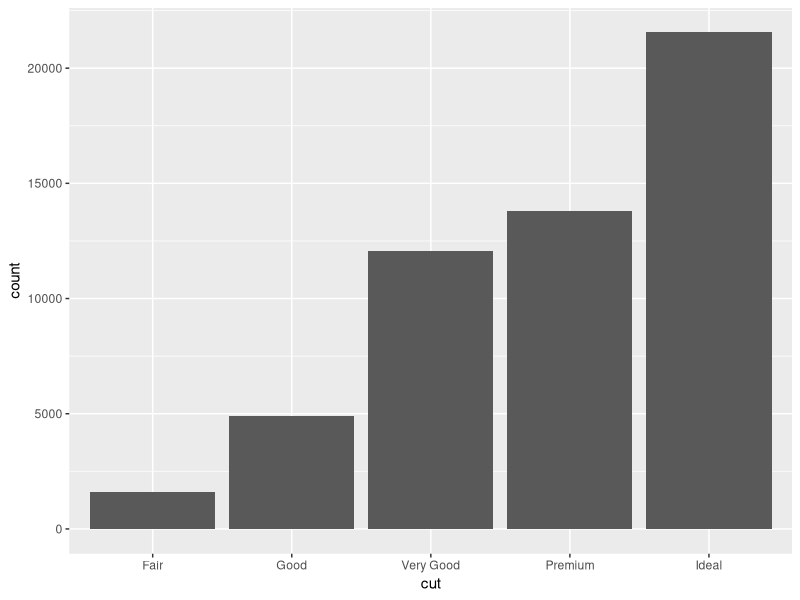
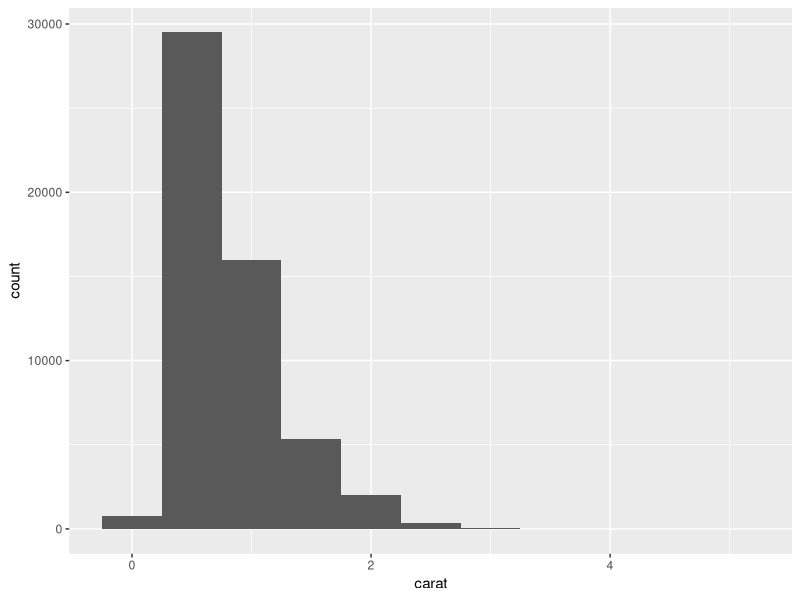
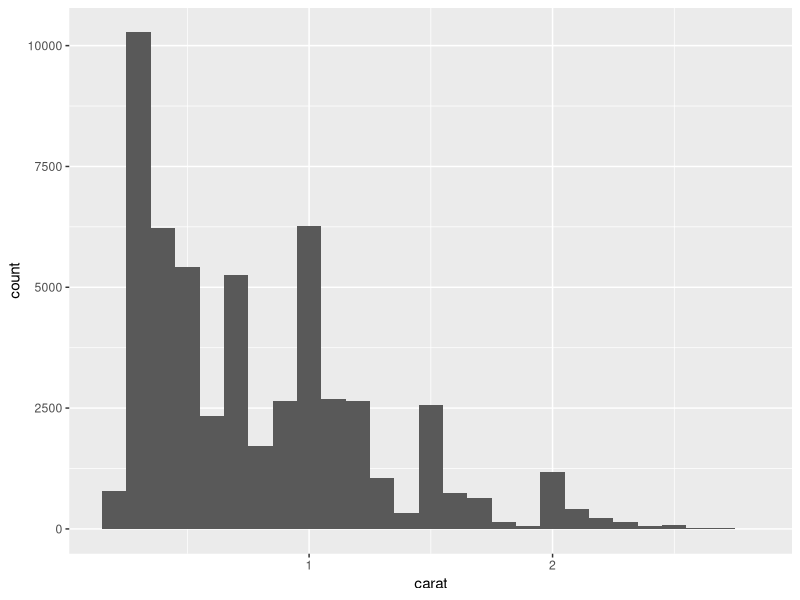
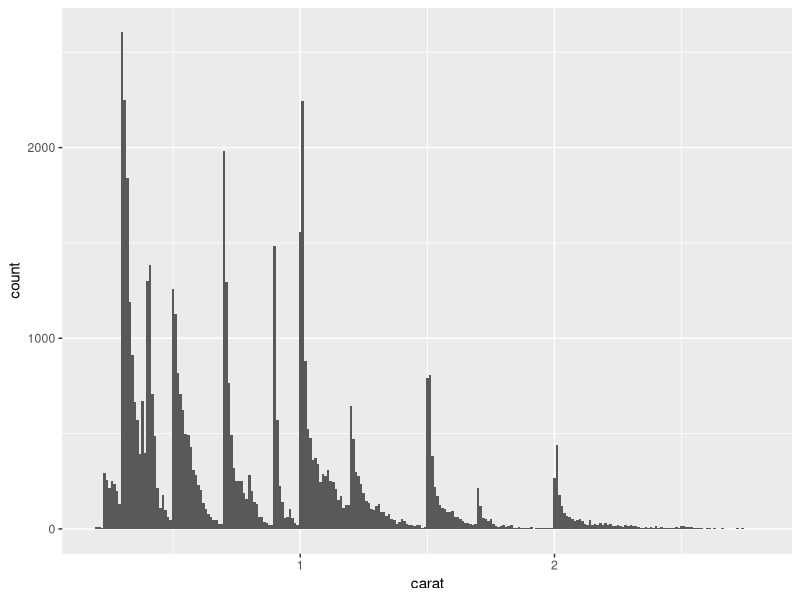
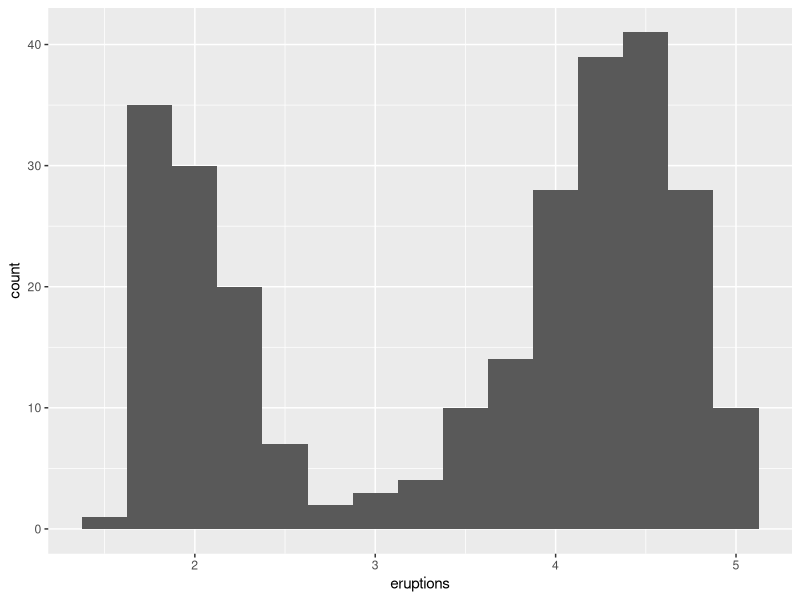
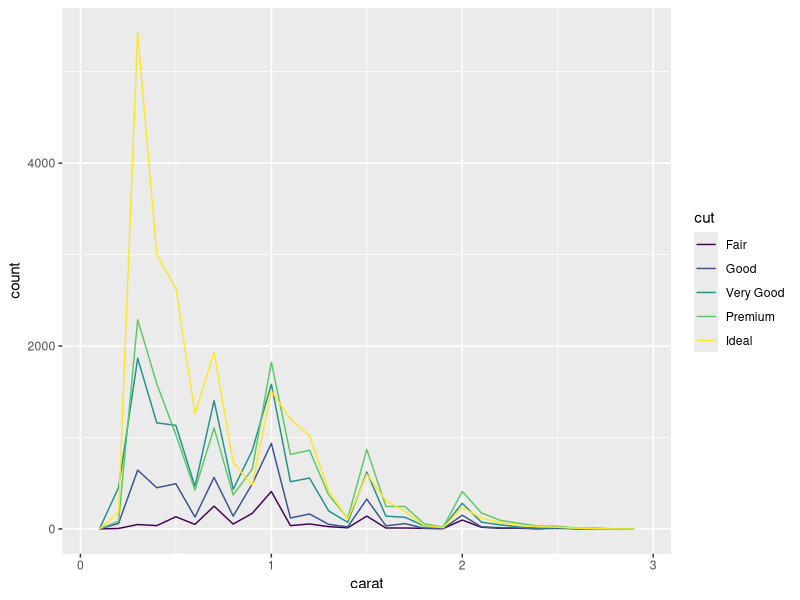
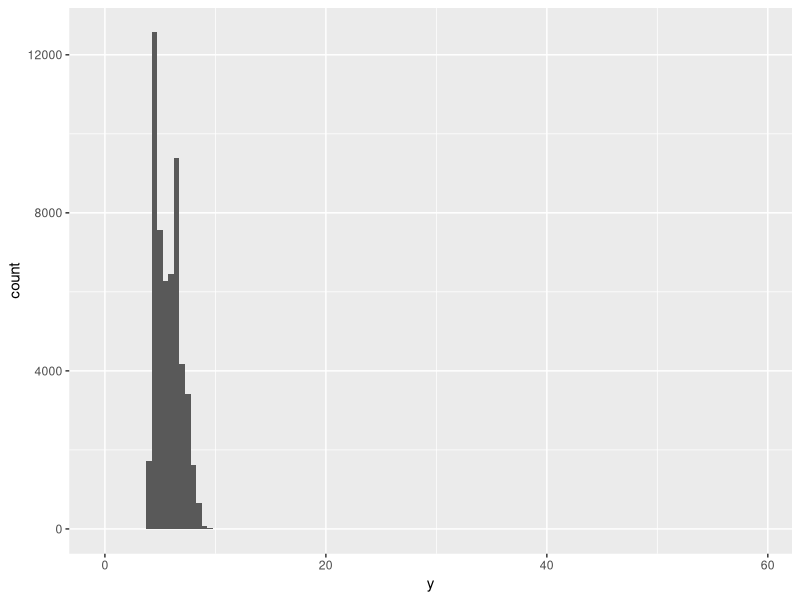
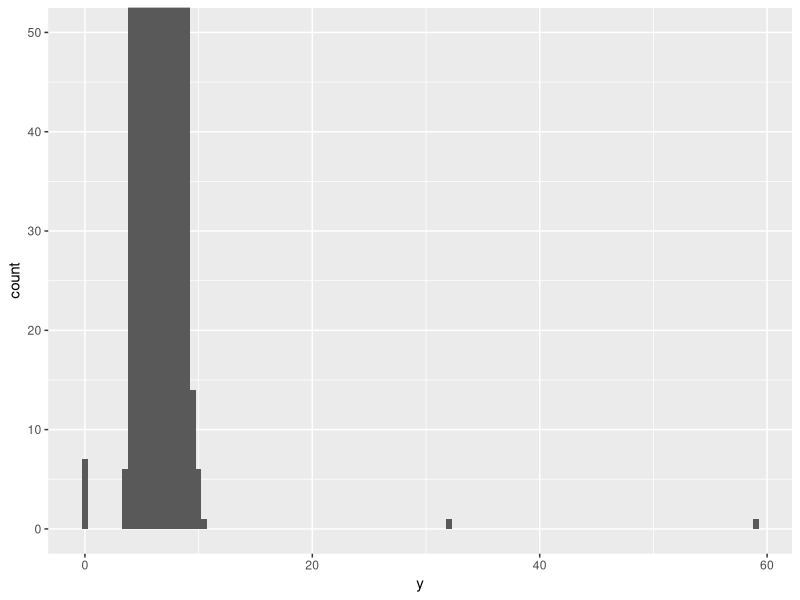

These charts were generated, in order, by the following R code:

library(tidyverse)

# Histograms

ggplot(data = diamonds) +
  geom_bar(mapping = aes(x = cut))


ggplot(data = diamonds) +
  geom_histogram(mapping = aes(x = carat), binwidth = 0.5)

diamonds %>%
  count(cut_width(carat, 0.5))

smaller <- diamonds %>%
  filter(carat < 3)

ggplot(data = smaller, mapping = aes(x = carat)) +
  geom_histogram(binwidth = 0.1)

ggplot(data = smaller, mapping = aes(x = carat)) +
  geom_histogram(binwidth = 0.01) 

ggplot(data = faithful, mapping = aes(x = eruptions)) +
  geom_histogram(binwidth = 0.25)

# Frequency Plot
ggplot(data = smaller, mapping = aes(x = carat, color = cut)) +
  geom_freqpoly(binwidth = 0.1)


# Outliers

ggplot(diamonds) +
  geom_histogram(mapping = aes(x = y), binwidth = 0.5)

# Zoom in
ggplot(diamonds) +
  geom_histogram(mapping = aes(x = y), binwidth = 0.5) +
  coord_cartesian(ylim = c(0, 50))

# Get outliers
unusual <- diamonds %>%
  filter(y < 3 | y > 20) %>%
  select(price, x, y, z) %>%
  arrange(y)

unusual


# Covariation

# view density - "the count standardization so that the area under each frequency polygon is one
ggplot(data = diamonds, mapping = aes(x = price, y = ..density..)) +
  geom_freqpoly(mapping = aes(color = cut), binwidth = 500)

# Boxplot might make comparison clearer
ggplot(data = diamonds, mapping = aes(x = cut, y = price)) +
  geom_boxplot()

# Order boxplot by increasing values of hwy
ggplot(data = mpg) +
  geom_boxplot(mapping = aes(x = reorder(class, hwy, FUN = median), y = hwy)) +
  coord_flip()

# Categorical Variables - Covariation
diamonds %>% 
  count(color, cut) %>%  
  ggplot(mapping = aes(x = color, y = cut)) +
  geom_tile(mapping = aes(fill = n))

# Continuous Variables - Covariation

# Use transparency to see points better
ggplot(data = diamonds) + 
  geom_point(mapping = aes(x = carat, y = price), alpha = 1 / 100)

# Use bins to see points better - color shows the number of points in each bin
ggplot(data = smaller) +
  geom_bin2d(mapping = aes(x = carat, y = price))

# Bin with boxplots

# Use bin width to create boxplots
ggplot(data = smaller, mapping = aes(x = carat, y = price)) + 
  geom_boxplot(mapping = aes(group = cut_width(carat, 0.1)))

# Use same number of points in each bin
ggplot(data = smaller, mapping = aes(x = carat, y = price)) + 
  geom_boxplot(mapping = aes(group = cut_number(carat, 20)))

# Patterns and Models

ggplot(data = faithful) + 
  geom_point(mapping = aes(x = eruptions, y = waiting))
